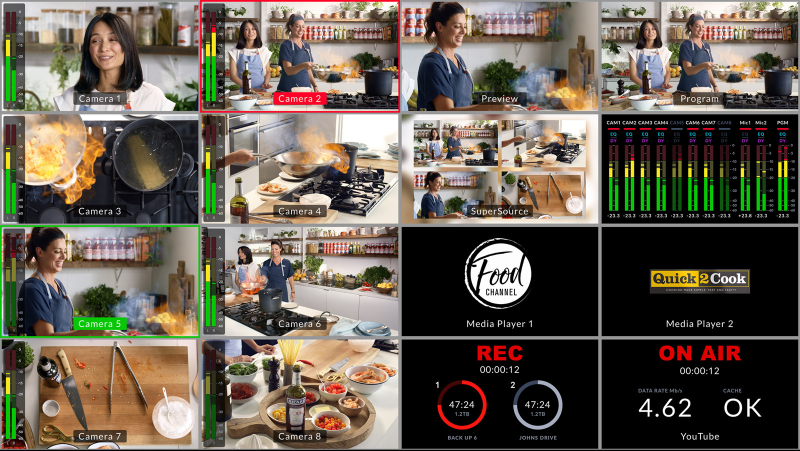
#> input picture multiview2.jpg, 1600 x 901 px (shown at 1/2 size)
$ python -i multiview_layout.py   (imports and definitions only)
#> lines starting #> are read from the running program, lines starting #| are printed output that depends on the picture
#> further down, picture is the input picture: shape (901, 1600, 3); mean B, G, R 82.4, 94.3, 102.9
"""
ATEM multiview layout detection and segmentation.

Supports:
- Loading a saved profile (JSON, same format as revamp crop mapper).
- Automatic line-based grid detection when no profile is available.
"""

from __future__ import annotations

import json
from pathlib import Path
from typing import Dict, List, Optional, Tuple

import cv2
import numpy as np


# [26 lines left out: function load_profile, not called in this run]


def _cluster_lines(positions: np.ndarray, min_gap_ratio: float = 0.01) -> np.ndarray:
    """Cluster line positions (e.g. from Hough) into distinct grid lines; return sorted unique positions."""
    if positions.size == 0:
        return positions
    positions = np.sort(np.unique(positions))
    gap = np.diff(positions)
    min_gap = max(1, positions.max() * min_gap_ratio)
    # Merge lines that are too close
    keep = np.ones(len(positions), dtype=bool)
    for i in range(1, len(positions)):
        if positions[i] - positions[i - 1] < min_gap:
            keep[i] = False
    positions = positions[keep]
    return positions


def detect_grid_lines(
    image: np.ndarray,
    *,
    canny_low: int = 50,
    canny_high: int = 150,
    hough_threshold: int = 80,
    min_line_length_ratio: float = 0.05,
    min_gap_ratio: float = 0.015,
) -> Tuple[np.ndarray, np.ndarray]:
    """
    Detect horizontal and vertical grid lines via Canny + Hough.
    Returns (horizontal_positions (y), vertical_positions (x)) as 1D arrays of line positions.
    """
#> called with canny_low = 50, canny_high = 150, hough_threshold = 80, min_line_length_ratio = 0.05, min_gap_ratio = 0.015
    h, w = image.shape[:2]
#> h = 901; w = 1600
    gray = image if len(image.shape) == 2 else cv2.cvtColor(image, cv2.COLOR_BGR2GRAY)
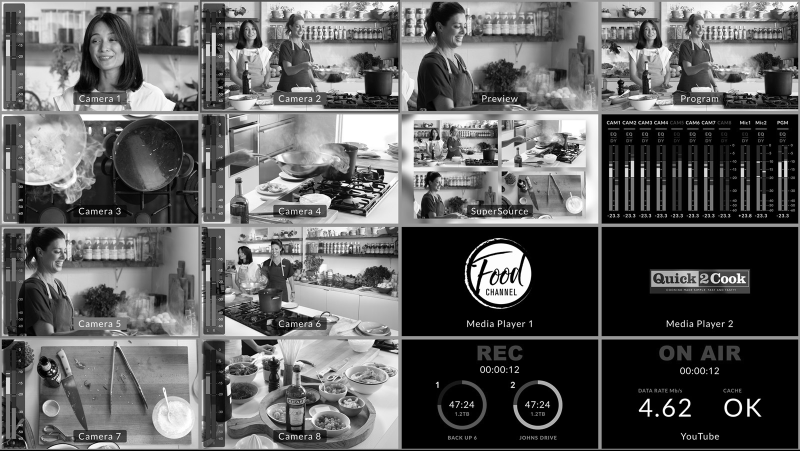
#> gray: shape (901, 1600) (shown at 1/2 size); min 0, max 255, mean 95.5
    edges = cv2.Canny(gray, canny_low, canny_high)
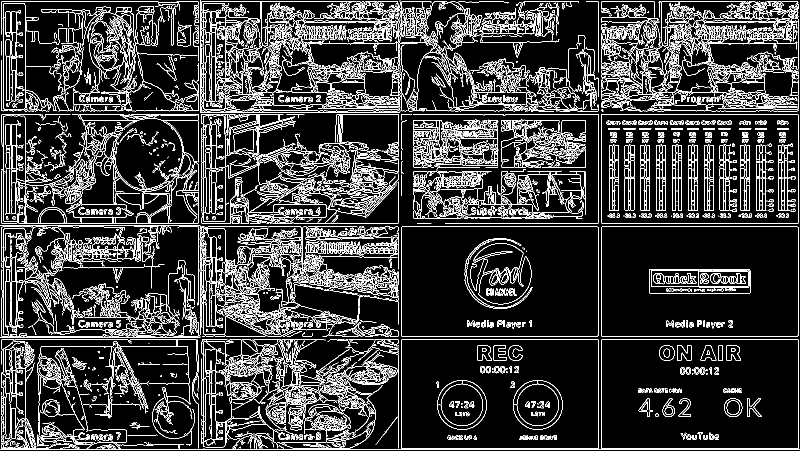
#> edges: shape (901, 1600) (shown at 1/2 size); 14.1% white in thin lines or dots
    min_len = int(min(h, w) * min_line_length_ratio)
#> min_len = 45

    # Horizontal lines (theta = 0)
    horz = cv2.HoughLinesP(
        edges, 1, np.pi / 180, threshold=hough_threshold,
        minLineLength=min_len, maxLineGap=max(2, min_len // 2),
    )
#> horz = 2902 rows, first 6: [3, 679, 1596, 679], [0, 899, 1599, 899], [770, 672, 1595, 672], [1047, 3, 1595, 3], [770, 453, 1594, 453], [890, 447, 1594, 447]
    hy = np.array([], dtype=np.int64)
    if horz is not None:
        for line in horz.reshape(-1, 4):
            y0, y1 = line[1], line[3]
            hy = np.append(hy, (y0 + y1) // 2)
#> this loop made 2902 passes
#> (line, y0, y1) on passes 13 to 15: ([1196, 896, 1196, 4], 896, 4), ([803, 896, 803, 454], 896, 454), ([6, 897, 6, 3], 897, 3)
#> after the loop, hy = 2902 values, max 899 at index 1, min 3 at index 3, mean 382.1
    hy = _cluster_lines(hy, min_gap_ratio)
#> in _cluster_lines, `positions = np.sort(np.unique(positions))`: positions = 826 values from 3 to 899
#> in _cluster_lines, `gap = np.diff(positions)`: gap = 825 values, max 3 at index 216, min 1 at index 0, mean 1.09
#> in _cluster_lines, `min_gap = max(1, positions.max() * min_gap_ratio)`: min_gap = 13.48
#> in _cluster_lines, `positions = positions[keep]`: positions = [3]
#> hy = [3]

    # Vertical lines (theta = pi/2)
    vert = cv2.HoughLinesP(
        edges, 1, np.pi / 180, threshold=hough_threshold,
        minLineLength=min_len, maxLineGap=max(2, min_len // 2),
    )
#> vert has the same summary as horz
    vx = np.array([], dtype=np.int64)
    if vert is not None:
        for line in vert.reshape(-1, 4):
            x0, x1 = line[0], line[2]
            vx = np.append(vx, (x0 + x1) // 2)
#> this loop made 2902 passes
#> (line, x0, x1) on passes 11 to 13: ([396, 608, 396, 3], 396, 396), ([406, 891, 406, 3], 406, 406), ([1196, 896, 1196, 4], 1196, 1196)
#> after the loop, vx = 2902 values, max 1596 at index 9, min 3 at index 17, mean 726.4
    vx = _cluster_lines(vx, min_gap_ratio)
#> vx = [3]

    return hy, vx


# [135 lines left out: functions grid_lines_to_rectangles, detect_layout_auto, apply_inset, segment_frame, not called in this run]

>>> import cv2
>>> picture = cv2.imread('multiview2.jpg')
>>> result = detect_grid_lines(picture)
#> result = ([3], [3])

$ run again, on multiview.png
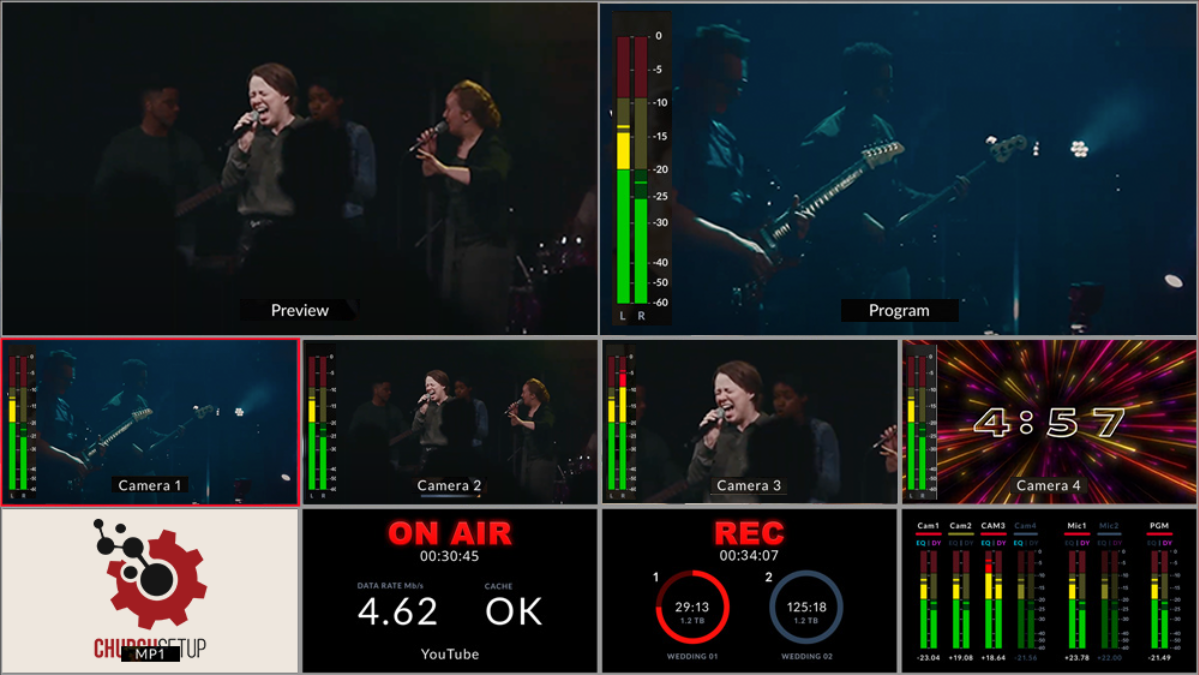
#> input picture multiview.png, 1199 x 675 px
#> picture is the input picture: shape (675, 1199, 3); mean B, G, R 41.8, 40.4, 34.8
#> in detect_grid_lines, `gray = image if len(image.shape) == 2 else cv2.cvtColor(image, cv2.COL..`:
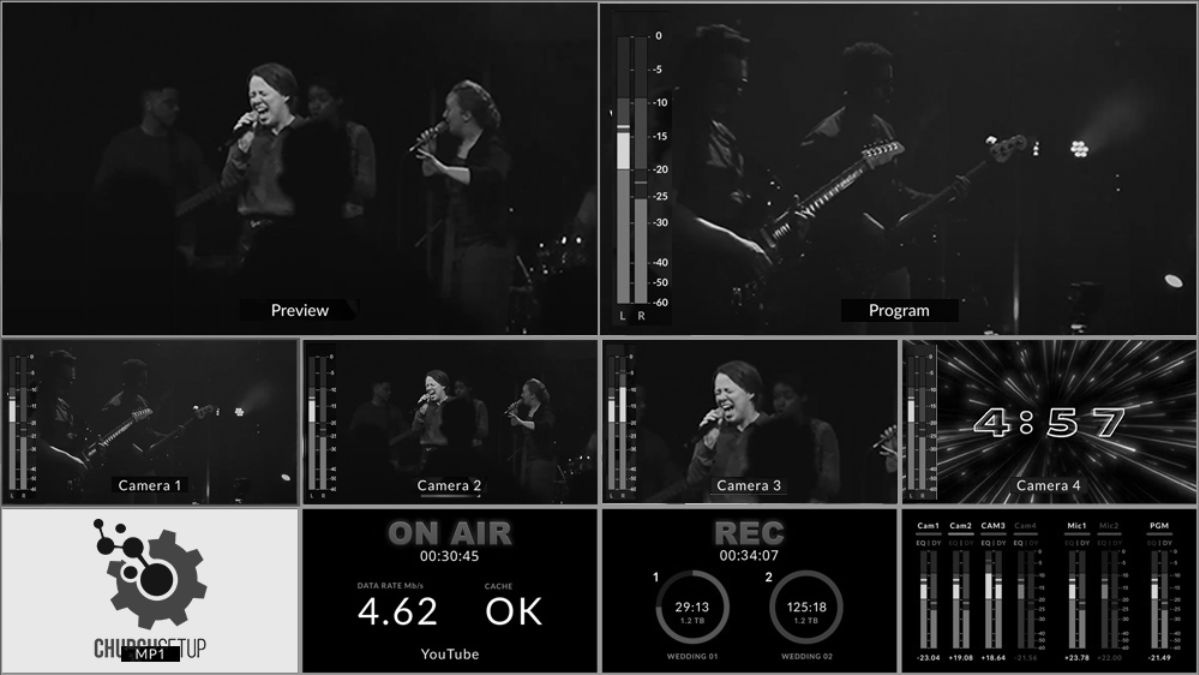
#> gray: shape (675, 1199); min 0, max 255, mean 38.9
#> in detect_grid_lines, `edges = cv2.Canny(gray, canny_low, canny_high)`:
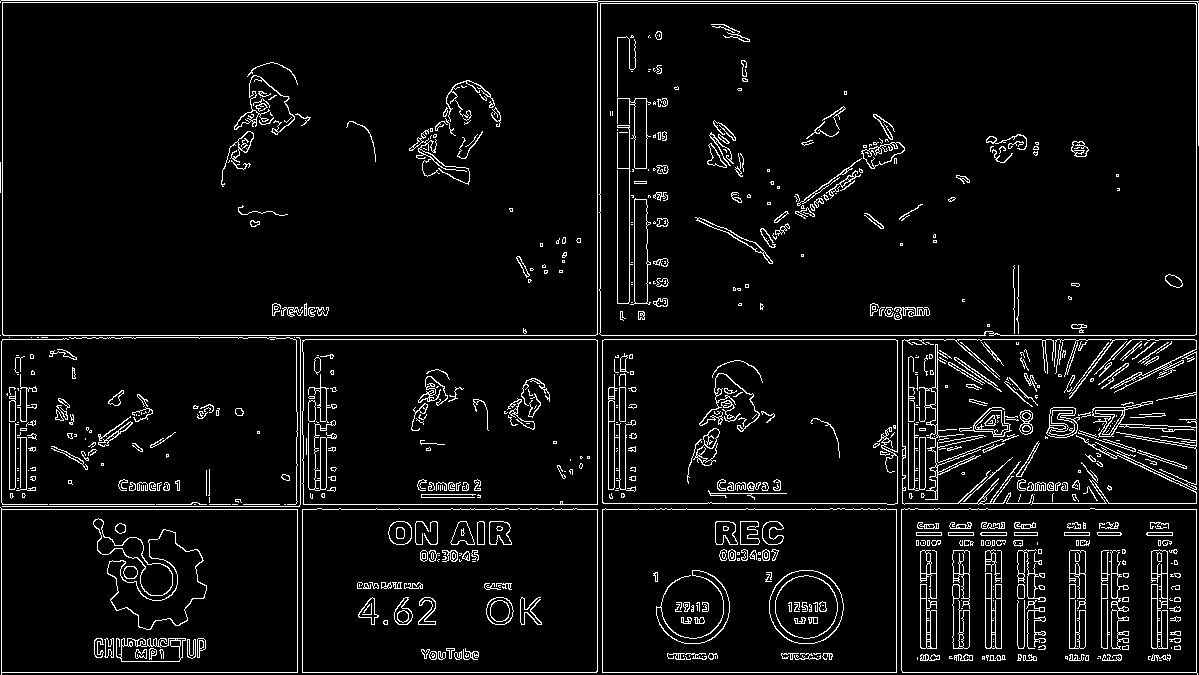
#> edges: shape (675, 1199); 5.7% white in thin lines or dots
#> horz = 282 rows, first 6: [1, 672, 1196, 672], [1, 509, 1196, 509], [0, 335, 1194, 335], [293, 339, 1194, 339], [598, 1, 1198, 1], [597, 671, 597, 0]
#> the loop in detect_grid_lines, `for line in horz.reshape(-1, 4):` made 282 passes
#> (line, y0, y1) on passes 14 to 16: ([1, 674, 1, 341], 674, 341), ([2, 340, 2, 3], 340, 3), ([602, 671, 602, 340], 671, 340)
#> after the loop in detect_grid_lines, `for line in horz.reshape(-1, 4):`: hy = 282 values, max 672 at index 0, min 0 at index 8, mean 471.3
#> in _cluster_lines, `positions = np.sort(np.unique(positions))`: positions = 175 values from 0 to 672
#> gap = 174 values, max 71 at index 3, min 1 at index 0, mean 3.86
#> min_gap = 10.08
#> in _cluster_lines, `positions = positions[keep]`: positions = [0, 74, 121, 135, 148, 169, 229, 304, 335, 480, 521, 573, 635, 672]
#> in detect_grid_lines, `hy = _cluster_lines(hy, min_gap_ratio)`: hy has the same summary as positions in _cluster_lines
#> vert has the same summary as horz
#> the loop in detect_grid_lines, `for line in vert.reshape(-1, 4):` made 282 passes
#> (line, x0, x1) on passes 12 to 14: ([1196, 671, 1196, 4], 1196, 1196), ([600, 334, 600, 4], 600, 600), ([1, 674, 1, 341], 1, 1)
#> after the loop in detect_grid_lines, `for line in vert.reshape(-1, 4):`: vx = 282 values, max 1198 at index 71, min 1 at index 13, mean 777.4
#> in detect_grid_lines, `vx = _cluster_lines(vx, min_gap_ratio)`: vx = [1, 117, 184, 220, 272, 296, 384, 436, 510, 597, 680, 723, 805, 848, 896, 1196]
#> result = ([0, 74, 121, 135, 148, 169, 229, 304, 335, 480, 521, 573, 635, 672], [1, 117, 184, 220, 272, 296, 384, 436, 510, 597, 680, 723, 805, 848, 896, 1196])
